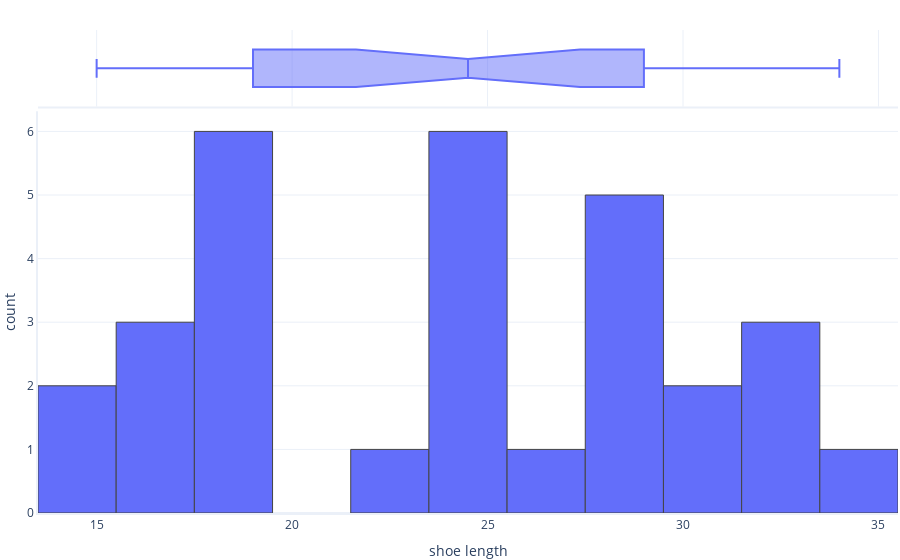

Notebook code for this chart:
### Markdown cell above
## Data visualization
Let's have a look at how the labels are distributed.

### Code cell
import graphing

graphing.histogram(dataset, label_x='shoe_length', nbins=10, include_boxplot=True)

### Figure 1 — Plotly figure (JSON) as saved in the notebook; plotly's stock layout.template omitted (floating-point values rounded to 4 significant figures)
{"data": [{"alignmentgroup": "True", "bingroup": "x", "hovertemplate": "shoe length=%{x}<br>count=%{y}<extra></extra>", "legendgroup": "", "marker": {"color": "#636efa"}, "name": "", "nbinsx": 10, "offsetgroup": "", "orientation": "v", "showlegend": false, "type": "histogram", "x": [24, 18, 28, 31, 16, 34, 25, 19, 25, 33, 19, 29, 29, 32, 19, 25, 24, 15, 16, 33, 28, 18, 15, 19, 26, 24, 28, 16, 22, 31], "xaxis": "x", "yaxis": "y"}, {"alignmentgroup": "True", "hovertemplate": "shoe length=%{x}<extra></extra>", "legendgroup": "", "marker": {"color": "#636efa"}, "name": "", "notched": true, "offsetgroup": "", "showlegend": false, "type": "box", "x": [24, 18, 28, 31, 16, 34, 25, 19, 25, 33, 19, 29, 29, 32, 19, 25, 24, 15, 16, 33, 28, 18, 15, 19, 26, 24, 28, 16, 22, 31], "xaxis": "x2", "yaxis": "y2"}], "layout": {"barmode": "relative", "legend": {"tracegroupgap": 0}, "xaxis": {"anchor": "y", "domain": [0, 1], "title": {"text": "shoe length"}}, "xaxis2": {"anchor": "y2", "domain": [0, 1], "matches": "x", "showgrid": true, "showticklabels": false}, "yaxis": {"anchor": "x", "domain": [0, 0.8316], "title": {"text": "count"}}, "yaxis2": {"anchor": "x2", "domain": [0.8416, 1], "matches": "y2", "showgrid": false, "showline": false, "showticklabels": false, "ticks": ""}}}
